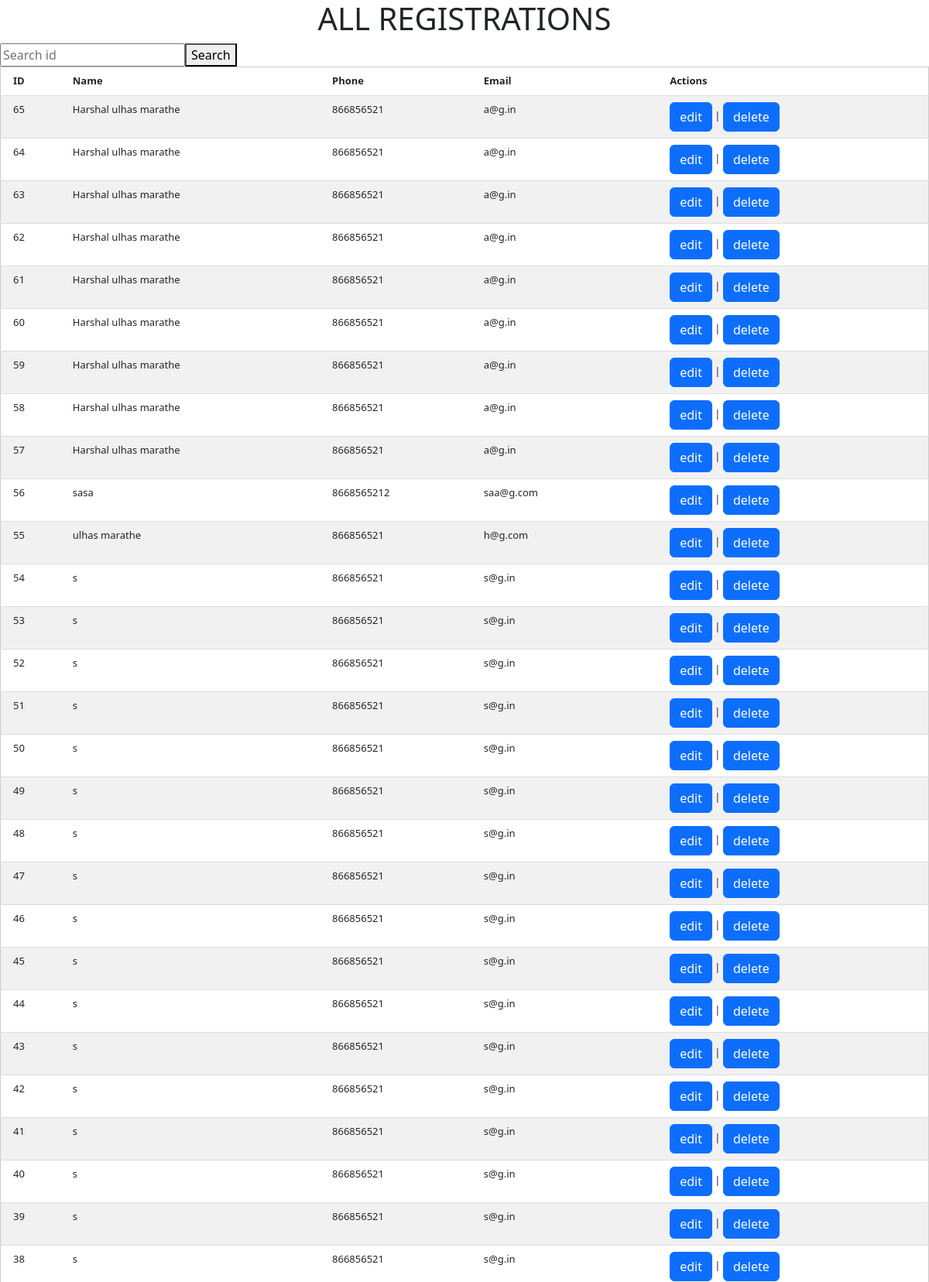
Screenshot of /registrations/ (upper part) with the database file from the repository.
### register/models.py (models this page shows, shortened)
class Student(models.Model):
    name = models.CharField(max_length=100)
    email = models.EmailField()
    phone = models.CharField(max_length=13)
    city = models.CharField(max_length=100)
    choose=(('male', 'male'),('female', 'female'))
    gender = models.CharField(max_length=10,choices=choose)

### register/views.py (the view)
# urls.py: path('registrations/',registrations,name='registrations'),
def registrations(request,id=0):
    if request.method == 'POST':
        try:
            id=request.POST.get('id')
            data=Student.objects.get(id=id)
            return render(request,'register/registrations.html',context={'data':data,'single':True})
        except:
            return render(request,'register/404.html')
    else:
        data=Student.objects.all().order_by('-id')
        return render(request,'register/registrations.html',context={'data':data,'single':False})

### register/templates/register/registrations.html (shortened to what this page needs)
{% load static %}
<!DOCTYPE html>
<html lang="en">
<head>
    <link rel="stylesheet" href="{% static 'register/css/style2.css' %}">
    <link href="https://cdn.jsdelivr.net/npm/bootstrap@5.3.0-alpha3/dist/css/bootstrap.min.css" rel="stylesheet">
</head>
<body>
    <table class="wp-table">
      <H1 style="text-align: center;">ALL REGISTRATIONS</H1>
      <form class="d-flex"  method='post'>
        <input class="" type="search" placeholder="Search id" aria-label="Search" name='id'>
        <button class="" type="submit">Search</button>
      </form>
        <tr>
          <th>ID</th>
          <th>Name</th>
          <th>Phone</th>
          <th>Email</th>
          <th>Actions</th>
        </tr>
        {% if single == False %}
        {% for i in data %}
        <tr>
          <td>{{i.id}}</td>
          <td>{{i.name}}</td>
          <td>{{i.phone}}</td>
          <td>{{i.email}}</td>
          <td><a class="btn btn-primary" href="{% url 'register:update' i.id %}">edit</a>  | <a class="btn btn-primary" href="{% url 'register:delete' i.id %}">delete</a></td>
        </tr>
        {% endfor %}
        {% endif %}
      </table>
</body>
</html>

### register/static/register/css/style2.css (style rules this page uses)
.wp-table tr:nth-child(odd) { background-color: #fff; }
.wp-table tr:nth-child(even) { background-color: #f1f1f1; }
.wp-table tr { border-bottom: 1px solid #ddd; }
.wp-table th:first-child, .wp-table td:first-child { padding-left: 16px; }
.wp-table td, .wp-table th { padding: 8px 8px; display: table-cell; text-align: left; vertical-align: top; }
.wp-table th { font-weight: bold; }
.wp-table { font-size: 13px!important; border: 1px solid #ccc; border-collapse: collapse; border-spacing: 0; width: 100%; display: table; }

### rows the page displays
Student: id "65", name "Harshal ulhas marathe", phone "866856521", email "a@g.in"
Student: id "64", name "Harshal ulhas marathe", phone "866856521", email "a@g.in"
Student: id "63", name "Harshal ulhas marathe", phone "866856521", email "a@g.in"
Student: id "62", name "Harshal ulhas marathe", phone "866856521", email "a@g.in"
Student: id "61", name "Harshal ulhas marathe", phone "866856521", email "a@g.in"
Student: id "60", name "Harshal ulhas marathe", phone "866856521", email "a@g.in"
Student: id "59", name "Harshal ulhas marathe", phone "866856521", email "a@g.in"
Student: id "58", name "Harshal ulhas marathe", phone "866856521", email "a@g.in"
Student: id "57", name "Harshal ulhas marathe", phone "866856521", email "a@g.in"
Student: id "56", name "sasa", phone "8668565212", email "saa@g.com"
Student: id "55", name "ulhas marathe", phone "866856521", email "h@g.com"
Student: id "54", name "s", phone "866856521", email "s@g.in"
Student: id "53", name "s", phone "866856521", email "s@g.in"
Student: id "52", name "s", phone "866856521", email "s@g.in"
Student: id "51", name "s", phone "866856521", email "s@g.in"
Student: id "50", name "s", phone "866856521", email "s@g.in"
Student: id "49", name "s", phone "866856521", email "s@g.in"
Student: id "48", name "s", phone "866856521", email "s@g.in"
Student: id "47", name "s", phone "866856521", email "s@g.in"
Student: id "46", name "s", phone "866856521", email "s@g.in"
Student: id "45", name "s", phone "866856521", email "s@g.in"
Student: id "44", name "s", phone "866856521", email "s@g.in"
Student: id "43", name "s", phone "866856521", email "s@g.in"
Student: id "42", name "s", phone "866856521", email "s@g.in"
Student: id "41", name "s", phone "866856521", email "s@g.in"
Student: id "40", name "s", phone "866856521", email "s@g.in"
Student: id "39", name "s", phone "866856521", email "s@g.in"
Student: id "38", name "s", phone "866856521", email "s@g.in"
